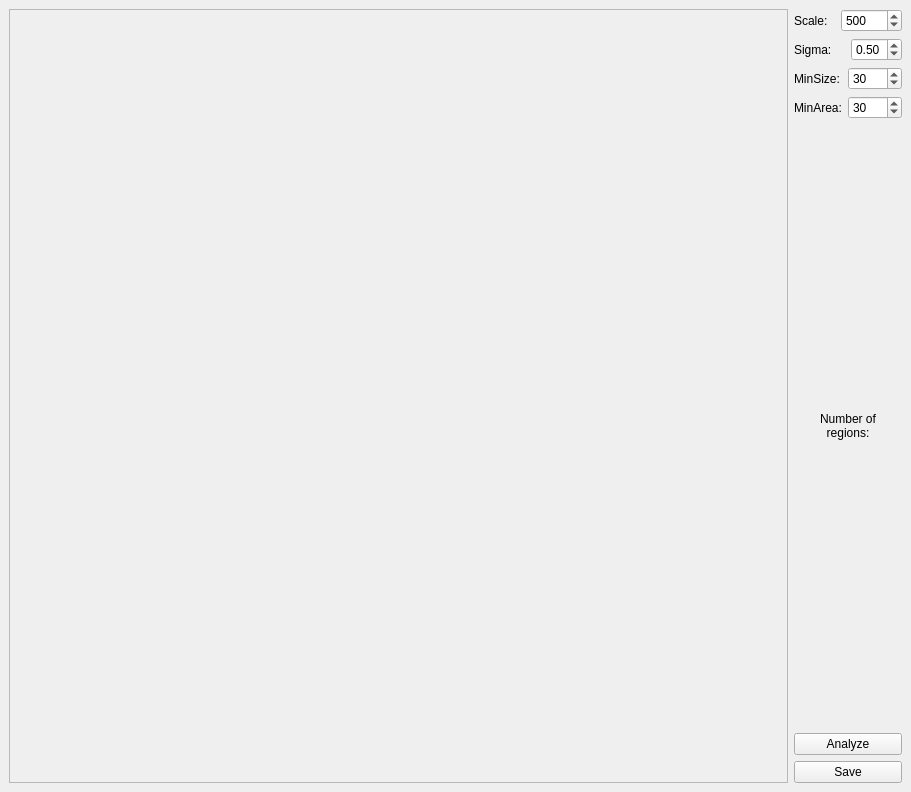
<?xml version="1.0" encoding="UTF-8"?>
<ui version="4.0">
 <class>MainWindow</class>
 <widget class="QMainWindow" name="MainWindow">
  <property name="geometry">
   <rect>
    <x>0</x>
    <y>0</y>
    <width>911</width>
    <height>792</height>
   </rect>
  </property>
  <property name="windowTitle">
   <string>MainWindow</string>
  </property>
  <widget class="QWidget" name="centralwidget">
   <layout class="QHBoxLayout" name="horizontalLayout">
    <item>
     <widget class="QScrollArea" name="scrollArea">
      <property name="widgetResizable">
       <bool>true</bool>
      </property>
      <widget class="QWidget" name="scrollAreaWidgetContents">
       <property name="geometry">
        <rect>
         <x>0</x>
         <y>0</y>
         <width>759</width>
         <height>772</height>
        </rect>
       </property>
      </widget>
     </widget>
    </item>
    <item>
     <layout class="QVBoxLayout" name="verticalLayout">
      <item>
       <layout class="QHBoxLayout" name="horizontalLayout_2">
        <item>
         <widget class="QLabel" name="label">
          <property name="text">
           <string>Scale:</string>
          </property>
         </widget>
        </item>
        <item>
         <widget class="QSpinBox" name="spinScale">
          <property name="maximum">
           <number>10000</number>
          </property>
          <property name="singleStep">
           <number>10</number>
          </property>
          <property name="value">
           <number>500</number>
          </property>
         </widget>
        </item>
       </layout>
      </item>
      <item>
       <layout class="QHBoxLayout" name="horizontalLayout_5">
        <item>
         <widget class="QLabel" name="label_4">
          <property name="text">
           <string>Sigma:</string>
          </property>
         </widget>
        </item>
        <item>
         <widget class="QDoubleSpinBox" name="spinSigma">
          <property name="maximum">
           <double>1.000000000000000</double>
          </property>
          <property name="singleStep">
           <double>0.100000000000000</double>
          </property>
          <property name="value">
           <double>0.500000000000000</double>
          </property>
         </widget>
        </item>
       </layout>
      </item>
      <item>
       <layout class="QHBoxLayout" name="horizontalLayout_4">
        <item>
         <widget class="QLabel" name="label_3">
          <property name="text">
           <string>MinSize:</string>
          </property>
         </widget>
        </item>
        <item>
         <widget class="QSpinBox" name="spinMinSize">
          <property name="maximum">
           <number>1000</number>
          </property>
          <property name="singleStep">
           <number>5</number>
          </property>
          <property name="value">
           <number>30</number>
          </property>
         </widget>
        </item>
       </layout>
      </item>
      <item>
       <layout class="QHBoxLayout" name="horizontalLayout_3">
        <item>
         <widget class="QLabel" name="label_2">
          <property name="text">
           <string>MinArea:</string>
          </property>
         </widget>
        </item>
        <item>
         <widget class="QSpinBox" name="spinMinArea">
          <property name="maximum">
           <number>1000</number>
          </property>
          <property name="singleStep">
           <number>5</number>
          </property>
          <property name="value">
           <number>30</number>
          </property>
         </widget>
        </item>
       </layout>
      </item>
      <item>
       <spacer name="verticalSpacer_2">
        <property name="orientation">
         <enum>Qt::Vertical</enum>
        </property>
        <property name="sizeHint" stdset="0">
         <size>
          <width>20</width>
          <height>40</height>
         </size>
        </property>
       </spacer>
      </item>
      <item>
       <widget class="QLabel" name="txtNumRegions">
        <property name="text">
         <string>Number of
 regions: </string>
        </property>
        <property name="alignment">
         <set>Qt::AlignCenter</set>
        </property>
        <property name="wordWrap">
         <bool>false</bool>
        </property>
       </widget>
      </item>
      <item>
       <spacer name="verticalSpacer">
        <property name="orientation">
         <enum>Qt::Vertical</enum>
        </property>
        <property name="sizeHint" stdset="0">
         <size>
          <width>20</width>
          <height>40</height>
         </size>
        </property>
       </spacer>
      </item>
      <item>
       <widget class="QPushButton" name="butAnalyze">
        <property name="text">
         <string>Analyze</string>
        </property>
       </widget>
      </item>
      <item>
       <widget class="QPushButton" name="butSave">
        <property name="text">
         <string>Save</string>
        </property>
       </widget>
      </item>
     </layout>
    </item>
   </layout>
  </widget>
 </widget>
 <resources/>
 <connections/>
</ui>
